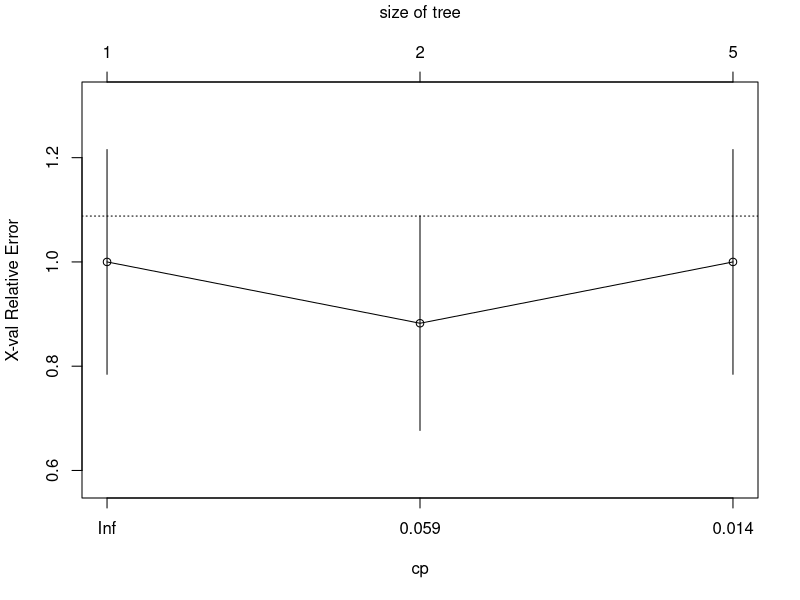
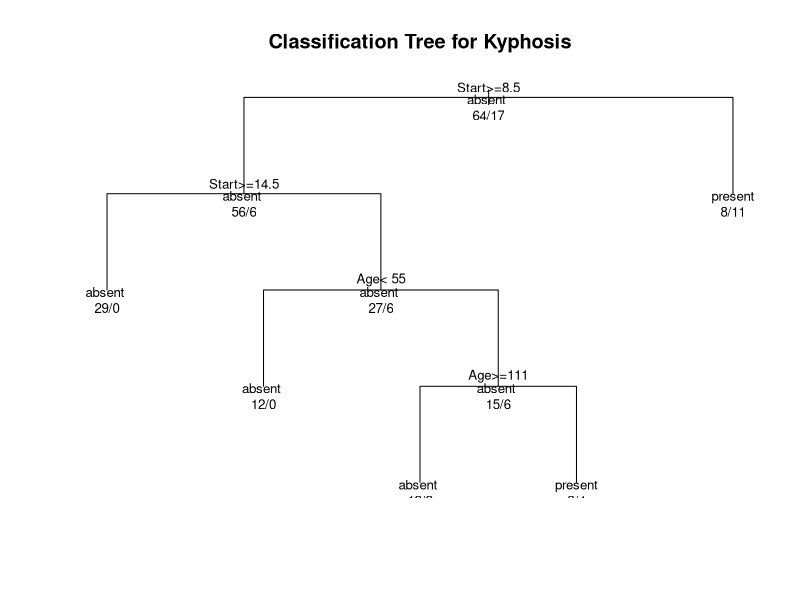

Here is the R script that generated these plots, in order:
## ---- chunk 1
knitr::opts_chunk$set(echo = TRUE)
## ---- chunk 2
library(rpart)
## ---- chunk 3
fit <- rpart(Kyphosis ~ Age + Number + Start,
   method="class", data=kyphosis)

printcp(fit) # display the results
plotcp(fit) # visualize cross-validation results
summary(fit) # detailed summary of splits
## ---- chunk 4
# plot tree
plot(fit, uniform=TRUE,
   main="Classification Tree for Kyphosis")
text(fit, use.n=TRUE, all=TRUE, cex=.8)
